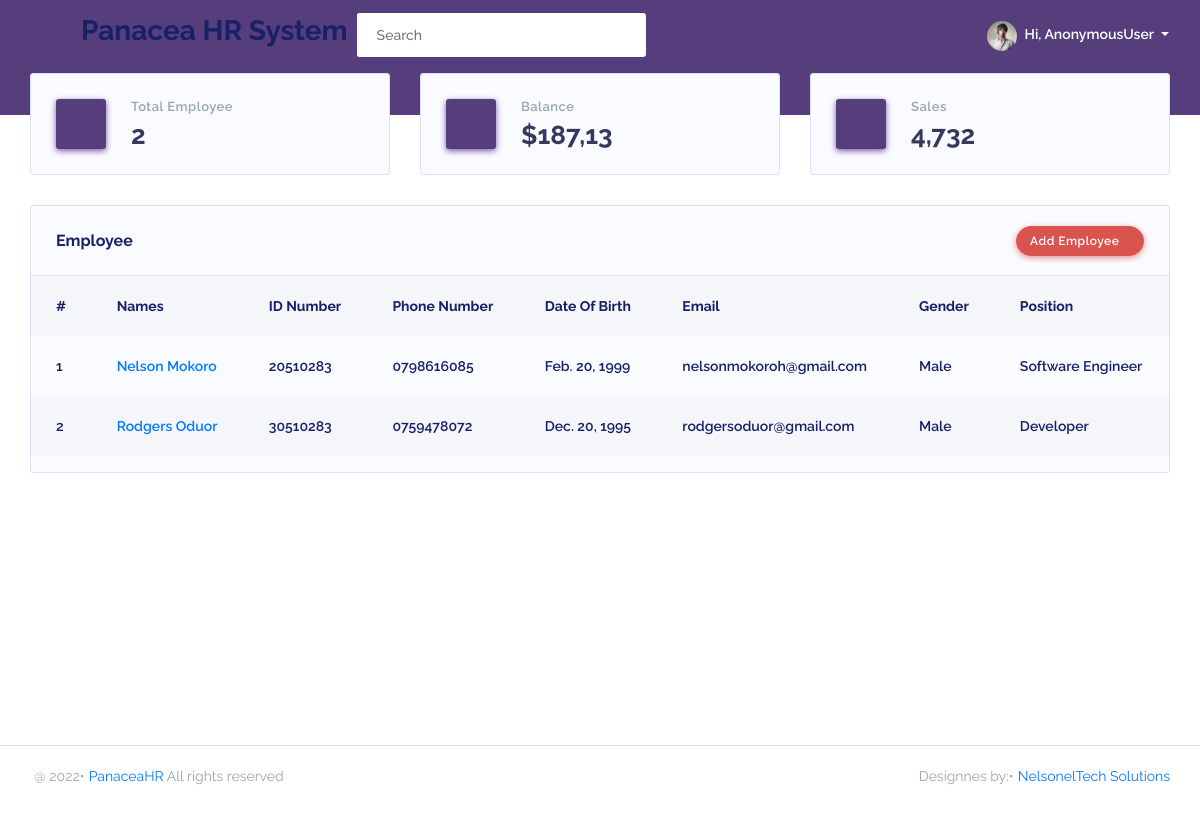
The page /dashboard/ on the database as committed earlier.
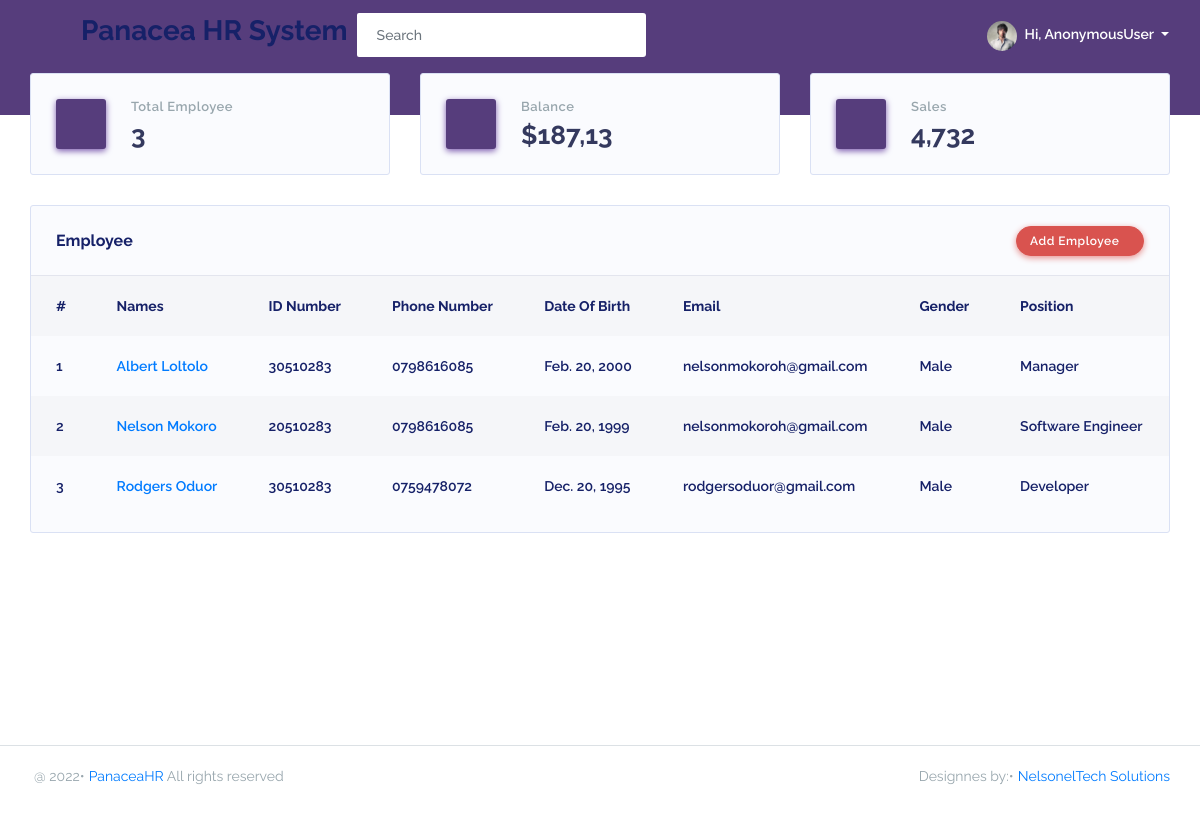
The same page on the database as committed later.
### PanaceaApp/models.py (models this page shows, shortened)
class Employee(models.Model):
    fullname = models.CharField(max_length=255, blank=True, null=True)
    dateofbirth = models.DateField(blank=True, null=True)
    gender = models.CharField(max_length=20, blank=True, null=True)
    position = models.CharField(max_length=50, blank=True, null=True)
    email = models.EmailField(blank=True, null=True)
    idnumber = models.CharField(max_length=20, blank=True, null=True)
    telephone = models.CharField(max_length=20, blank=True, null=True)
    idphoto = models.ImageField(upload_to='static/media', blank=True, null=True)
    nssfphoto = models.ImageField(upload_to='static/media', blank=True, null=True)
    nhifphoto = models.ImageField(upload_to='static/media', blank=True, null=True)
    updated = models.DateTimeField(auto_now=True, null=True)
    created = models.DateTimeField(auto_now_add=True, null=True)
    class Meta:
        ordering = ['-updated', '-created']

### PanaceaApp/views.py (the view)
# urls.py: path('', views.home, name='home'),
def home(request):
    employees = Employee.objects.all()
    context = {'employees': employees}
    return render(request, 'PanaceaApp/home.html', context)

### PanaceaApp/templates/PanaceaApp/home.html
{% extends 'main.html' %}
{% block content %}
{% load static %}
<div class="main-content">
    <section class="section">
        <div class="row">
            <div class="col-lg-4 col-md-4 col-sm-12">
                <div class="card card-statistic-2">
                    <div class="card-icon shadow-primary bg-primary">
                        <i class="fas fa-archive"></i>
                    </div>
                    <div class="card-wrap">
                        <div class="card-header">
                            <h4>Total Employee</h4>
                        </div>
                        <div class="card-body">
                            {{employees.count}}
                        </div>
                    </div>
                </div>
            </div>
            <div class="col-lg-4 col-md-4 col-sm-12">
                <div class="card card-statistic-2">
                    <div class="card-icon shadow-primary bg-primary">
                        <i class="fas fa-dollar-sign"></i>
                    </div>
                    <div class="card-wrap">
                        <div class="card-header">
                            <h4>Balance</h4>
                        </div>
                        <div class="card-body">
                            $187,13
                        </div>
                    </div>
                </div>
            </div>
            <div class="col-lg-4 col-md-4 col-sm-12">
                <div class="card card-statistic-2">
                    <div class="card-icon shadow-primary bg-primary">
                        <i class="fas fa-shopping-bag"></i>
                    </div>
                    <div class="card-wrap">
                        <div class="card-header">
                            <h4>Sales</h4>
                        </div>
                        <div class="card-body">
                            4,732
                        </div>
                    </div>
                </div>
            </div>
        </div>
        <div class="row row-deck">
            <div class="col-md-12">
                <div class="card">
                    <div class="card-header">
                        <h4>Employee</h4>
                        <div class="card-header-action">
                            <a href="{% url 'addEmployee' %}" class="btn btn-danger">Add Employee<i
                                    class="fas fa-chevron-right"></i></a>
                        </div>
                    </div>
                    <div class="card-body p-0">
                        <div class="table-responsive table-invoice">
                            <table class="table table-striped">
                                <tr>
                                    <th>#</th>
                                    <th>Names</th>
                                    <th>ID Number</th>
                                    <th>Phone Number</th>
                                    <th>Date Of Birth</th>
                                    <th>Email</th>
                                    <th>Gender</th>
                                    <th>Position</th>
                                </tr>
                                {% for employee in employees %}
                                <tr>
                                    <td class="font-weight-600">{{forloop.counter}}</td>
                                    <td class="font-weight-600"><a class="font-weight-600"
                                            href="{% url 'employeeDetail' employee.id %}">{{employee.fullname}}</a></td>
                                    <td class="font-weight-600">{{employee.idnumber}}</td>
                                    <td class="font-weight-600">{{employee.telephone}}</td>
                                    <td class="font-weight-600">{{employee.dateofbirth}}</td>
                                    <td class="font-weight-600">{{employee.email}}</td>
                                    <td class="font-weight-600">{{employee.gender}}</td>
                                    <td class="font-weight-600">{{employee.position}}</td>
                                </tr>
                                {% endfor %}
                            </table>
                        </div>
                    </div>
                </div>
            </div>
        </div>
    </section>
</div>
{% endblock %}

### templates/main.html (shortened to what this page needs)
{% load static %}
<!DOCTYPE html>
<html lang="en">
<head>
    <link rel="stylesheet" href="{% static 'assets/modules/bootstrap/css/bootstrap.min.css' %}">
    <link rel="stylesheet" href="{% static 'assets/modules/fontawesome/css/all.min.css' %}">
    <link rel="stylesheet" href="{% static 'assets/modules/jqvmap/dist/jqvmap.min.css' %}">
    <link rel="stylesheet" href="{% static 'assets/modules/summernote/summernote-bs4.css' %}">
    <link rel="stylesheet" href="{% static 'assets/modules/owlcarousel2/dist/assets/owl.carousel.min.css' %}">
    <link rel="stylesheet" href="{% static 'assets/modules/owlcarousel2/dist/assets/owl.theme.default.min.css' %}">
    <link rel="stylesheet" href="{% static 'assets/modules/fullcalendar/fullcalendar.min.css' %}">
    <link rel="stylesheet" href="{% static 'assets/css/style.min.css' %}">
    <link rel="stylesheet" href="{% static 'assets/css/components.min.css' %}">
</head>
<body class="layout-4">
    <div id="app">
        <div class="main-wrapper main-wrapper-1">
            {% include 'header.html' %}
            {% block content %}
            {% endblock %}
            {% include 'footer.html' %}
        </div>
    </div>
</body>
</html>

### templates/header.html (shortened to what this page needs)
{% load static %}
<nav class="navbar navbar-expand-lg main-navbar">
    <form class="form-inline mr-auto">
        <ul class="navbar-nav mr-3">
            <li><a href="#" data-toggle="sidebar" class="nav-link nav-link-lg"><i class="fas fa-bars"></i></a></li>
        </ul>
        <div class="pr-2">
            <h3>Panacea HR System</h3>
        </div>
        <div class="search-element">
            <input class="form-control" type="search" placeholder="Search" aria-label="Search" data-width="250">
            <button class="btn" type="submit"><i class="fas fa-search"></i></button>
        </div>
    </form>
    <ul class="navbar-nav navbar-right">
        <li class="dropdown">
            <a href="#" data-toggle="dropdown" class="nav-link dropdown-toggle nav-link-lg nav-link-user">
                <img alt="image" src="{% static 'assets/img/avatar/avatar-1.png' %}" class="rounded-circle mr-1">
                <div class="d-sm-none d-lg-inline-block">Hi, {{user}}</div>
            </a>
        </li>
    </ul>
</nav>

### templates/footer.html
<footer class="main-footer">
     <div class="footer-left">
          <div class="bullet">@ {% now 'Y' %}</div><a href="{% url 'home' %}">PanaceaHR</a> All rights reserved
     </div>
     <div class="footer-right">
          <div class="bullet">Designnes by:</div><a href="https://nelsoneltech.co.ke">NelsonelTech Solutions</a>
     </div>
</footer>

Rows that differ between the two databases and show on the page:
added Employee: fullname "Albert Loltolo", idnumber "30510283", telephone "0798616085", dateofbirth "Feb. 20, 2000", email "nelsonmokoroh@gmail.com", gender "Male", position "Manager"
Other text that changed with them:
{{ employees.count }}: "2" → "3"
